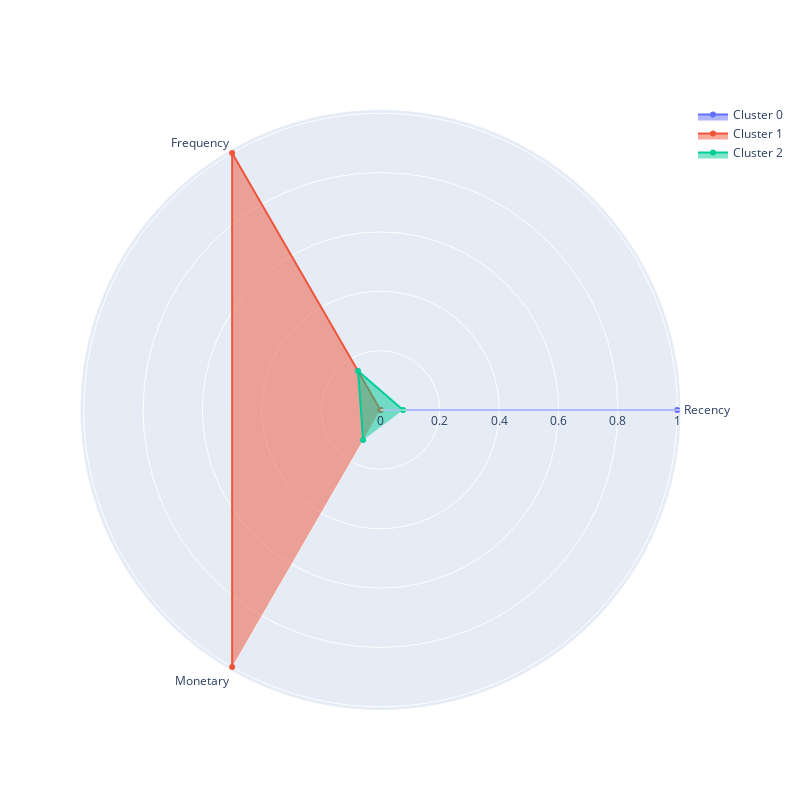
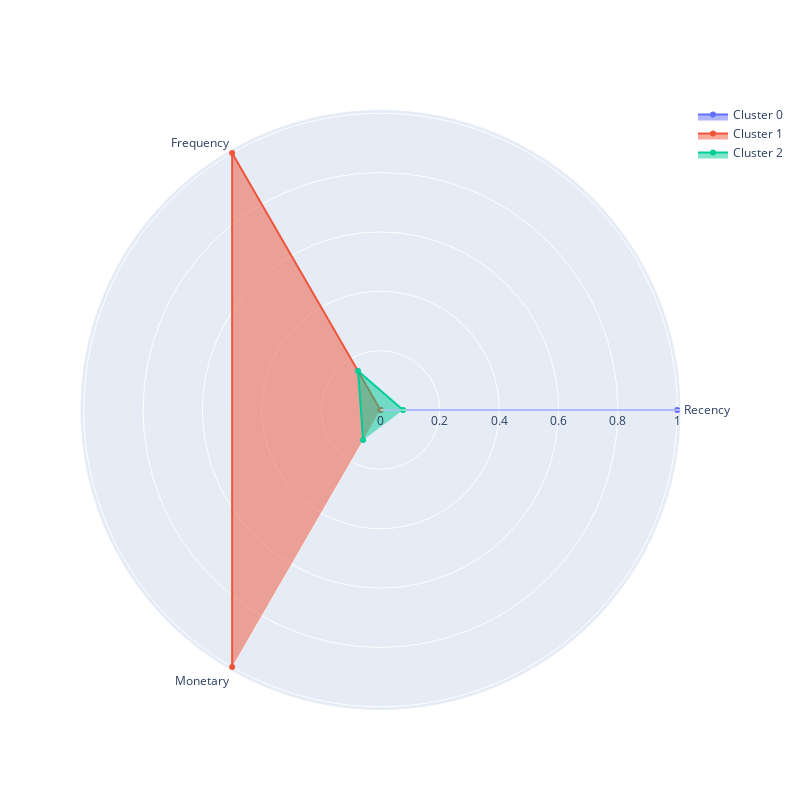

Notebook code cell kept with these figures, in order:
### Markdown cell above
Построим полярную диаграмму для каждого кластера.

### Code cell
display_cluster_profiles(rfm_mean_data, 'pca_train_claster_profiles')

### Figure 1 — Plotly figure (JSON) as saved in the notebook; plotly's stock layout.template omitted (floating-point values rounded to 4 significant figures)
{"data": [{"fill": "toself", "name": "Cluster 0", "r": [1, 0, 0], "theta": ["Recency", "Frequency", "Monetary"], "type": "scatterpolar"}, {"fill": "toself", "name": "Cluster 1", "r": [0, 1.0, 1.0], "theta": ["Recency", "Frequency", "Monetary"], "type": "scatterpolar"}, {"fill": "toself", "name": "Cluster 2", "r": [0.0761, 0.1513, 0.1171], "theta": ["Recency", "Frequency", "Monetary"], "type": "scatterpolar"}], "layout": {"autosize": false, "height": 800, "showlegend": true, "width": 800}}

### Figure 2 — Plotly figure (JSON) as saved in the notebook; plotly's stock layout.template omitted (floating-point values rounded to 4 significant figures)
{"data": [{"fill": "toself", "name": "Cluster 0", "r": [1, 0, 0], "theta": ["Recency", "Frequency", "Monetary"], "type": "scatterpolar"}, {"fill": "toself", "name": "Cluster 1", "r": [0, 1.0, 1.0], "theta": ["Recency", "Frequency", "Monetary"], "type": "scatterpolar"}, {"fill": "toself", "name": "Cluster 2", "r": [0.0761, 0.1513, 0.1171], "theta": ["Recency", "Frequency", "Monetary"], "type": "scatterpolar"}], "layout": {"autosize": false, "height": 800, "showlegend": true, "width": 800}}
